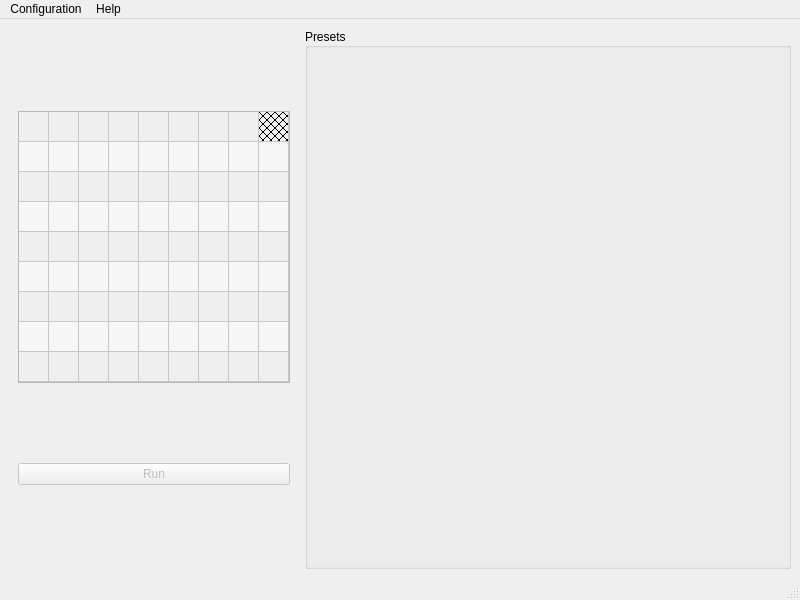
<?xml version="1.0" encoding="UTF-8"?>
<ui version="4.0">
 <class>MainWindow</class>
 <widget class="QMainWindow" name="MainWindow">
  <property name="geometry">
   <rect>
    <x>0</x>
    <y>0</y>
    <width>800</width>
    <height>600</height>
   </rect>
  </property>
  <property name="minimumSize">
   <size>
    <width>800</width>
    <height>600</height>
   </size>
  </property>
  <property name="windowTitle">
   <string>Launkey</string>
  </property>
  <widget class="QWidget" name="centralwidget">
   <property name="sizePolicy">
    <sizepolicy hsizetype="Maximum" vsizetype="Maximum">
     <horstretch>1</horstretch>
     <verstretch>0</verstretch>
    </sizepolicy>
   </property>
   <layout class="QHBoxLayout" name="horizontalLayout">
    <item>
     <widget class="QFrame" name="verticalFrame">
      <property name="sizePolicy">
       <sizepolicy hsizetype="Expanding" vsizetype="Expanding">
        <horstretch>0</horstretch>
        <verstretch>0</verstretch>
       </sizepolicy>
      </property>
      <layout class="QVBoxLayout" name="verticalLayout">
       <property name="sizeConstraint">
        <enum>QLayout::SizeConstraint::SetNoConstraint</enum>
       </property>
       <item>
        <widget class="QTableWidget" name="tableLaunchpad">
         <property name="enabled">
          <bool>false</bool>
         </property>
         <property name="sizePolicy">
          <sizepolicy hsizetype="Expanding" vsizetype="Maximum">
           <horstretch>4</horstretch>
           <verstretch>0</verstretch>
          </sizepolicy>
         </property>
         <property name="cursor" stdset="0">
          <cursorShape>ArrowCursor</cursorShape>
         </property>
         <property name="verticalScrollBarPolicy">
          <enum>Qt::ScrollBarPolicy::ScrollBarAlwaysOff</enum>
         </property>
         <property name="horizontalScrollBarPolicy">
          <enum>Qt::ScrollBarPolicy::ScrollBarAlwaysOff</enum>
         </property>
         <property name="sizeAdjustPolicy">
          <enum>QAbstractScrollArea::SizeAdjustPolicy::AdjustToContents</enum>
         </property>
         <property name="editTriggers">
          <set>QAbstractItemView::EditTrigger::NoEditTriggers</set>
         </property>
         <property name="dragEnabled">
          <bool>false</bool>
         </property>
         <property name="dragDropMode">
          <enum>QAbstractItemView::DragDropMode::DropOnly</enum>
         </property>
         <property name="alternatingRowColors">
          <bool>true</bool>
         </property>
         <property name="selectionMode">
          <enum>QAbstractItemView::SelectionMode::ExtendedSelection</enum>
         </property>
         <property name="rowCount">
          <number>9</number>
         </property>
         <property name="columnCount">
          <number>9</number>
         </property>
         <attribute name="horizontalHeaderVisible">
          <bool>false</bool>
         </attribute>
         <attribute name="horizontalHeaderCascadingSectionResizes">
          <bool>false</bool>
         </attribute>
         <attribute name="horizontalHeaderMinimumSectionSize">
          <number>30</number>
         </attribute>
         <attribute name="horizontalHeaderDefaultSectionSize">
          <number>30</number>
         </attribute>
         <attribute name="verticalHeaderVisible">
          <bool>false</bool>
         </attribute>
         <attribute name="verticalHeaderCascadingSectionResizes">
          <bool>false</bool>
         </attribute>
         <attribute name="verticalHeaderHighlightSections">
          <bool>true</bool>
         </attribute>
         <attribute name="verticalHeaderStretchLastSection">
          <bool>false</bool>
         </attribute>
         <row>
          <property name="text">
           <string>RoundButtons</string>
          </property>
         </row>
         <row>
          <property name="text">
           <string>Buttons</string>
          </property>
         </row>
         <row>
          <property name="text">
           <string>Buttons</string>
          </property>
         </row>
         <row>
          <property name="text">
           <string>Buttons</string>
          </property>
         </row>
         <row>
          <property name="text">
           <string>Buttons</string>
          </property>
         </row>
         <row>
          <property name="text">
           <string>Buttons</string>
          </property>
         </row>
         <row>
          <property name="text">
           <string>Buttons</string>
          </property>
         </row>
         <row>
          <property name="text">
           <string>Buttons</string>
          </property>
         </row>
         <row>
          <property name="text">
           <string>Buttons</string>
          </property>
         </row>
         <column>
          <property name="text">
           <string>Buttons</string>
          </property>
         </column>
         <column>
          <property name="text">
           <string>Buttons</string>
          </property>
         </column>
         <column>
          <property name="text">
           <string>Buttons</string>
          </property>
         </column>
         <column>
          <property name="text">
           <string>Buttons</string>
          </property>
         </column>
         <column>
          <property name="text">
           <string>Buttons</string>
          </property>
         </column>
         <column>
          <property name="text">
           <string>Buttons</string>
          </property>
         </column>
         <column>
          <property name="text">
           <string>Buttons</string>
          </property>
         </column>
         <column>
          <property name="text">
           <string>Buttons</string>
          </property>
         </column>
         <column>
          <property name="text">
           <string>RoundButtons</string>
          </property>
         </column>
         <item row="0" column="8">
          <property name="text">
           <string/>
          </property>
          <property name="background">
           <brush brushstyle="DiagCrossPattern">
            <color alpha="255">
             <red>0</red>
             <green>0</green>
             <blue>0</blue>
            </color>
           </brush>
          </property>
          <property name="flags">
           <set>ItemIsSelectable|ItemIsEditable|ItemIsDragEnabled|ItemIsDropEnabled|ItemIsUserCheckable</set>
          </property>
         </item>
        </widget>
       </item>
       <item>
        <widget class="QPushButton" name="buttonRun">
         <property name="enabled">
          <bool>false</bool>
         </property>
         <property name="text">
          <string>Run</string>
         </property>
        </widget>
       </item>
      </layout>
     </widget>
    </item>
    <item>
     <widget class="QGroupBox" name="groupPresets">
      <property name="sizePolicy">
       <sizepolicy hsizetype="Ignored" vsizetype="Ignored">
        <horstretch>2</horstretch>
        <verstretch>0</verstretch>
       </sizepolicy>
      </property>
      <property name="title">
       <string>Presets</string>
      </property>
      <property name="alignment">
       <set>Qt::AlignmentFlag::AlignLeading|Qt::AlignmentFlag::AlignLeft|Qt::AlignmentFlag::AlignVCenter</set>
      </property>
     </widget>
    </item>
   </layout>
  </widget>
  <widget class="QStatusBar" name="statusbar"/>
  <widget class="QMenuBar" name="menubar">
   <property name="enabled">
    <bool>true</bool>
   </property>
   <property name="geometry">
    <rect>
     <x>0</x>
     <y>0</y>
     <width>800</width>
     <height>24</height>
    </rect>
   </property>
   <widget class="QMenu" name="menuKonfig">
    <property name="title">
     <string>Configuration</string>
    </property>
    <addaction name="actionSave"/>
    <addaction name="actionLoad"/>
    <addaction name="separator"/>
    <addaction name="actionSettings"/>
   </widget>
   <widget class="QMenu" name="menuHelp">
    <property name="title">
     <string>Help</string>
    </property>
    <addaction name="actionAbout"/>
   </widget>
   <addaction name="menuKonfig"/>
   <addaction name="menuHelp"/>
  </widget>
  <action name="actionSave">
   <property name="text">
    <string>Save</string>
   </property>
  </action>
  <action name="actionLoad">
   <property name="text">
    <string>Load</string>
   </property>
  </action>
  <action name="actionAbout">
   <property name="text">
    <string>About</string>
   </property>
  </action>
  <action name="actionSettings">
   <property name="text">
    <string>Settings</string>
   </property>
  </action>
 </widget>
 <resources/>
 <connections/>
</ui>
